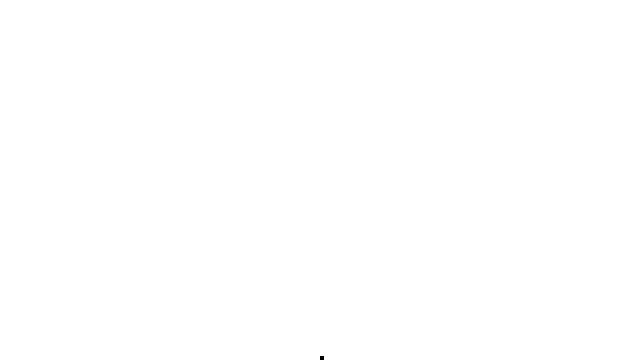
Frame 1 (no input)
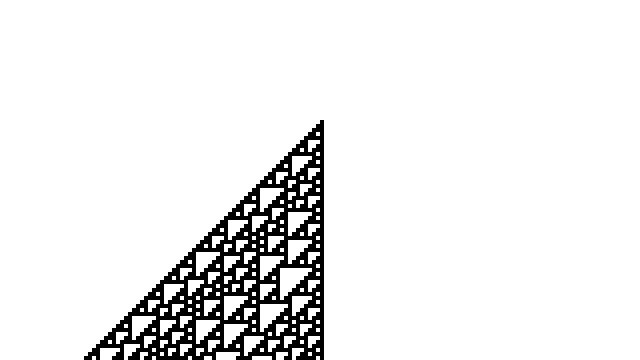
Frame 60 (the mouse pressed at the canvas centre just before this capture)
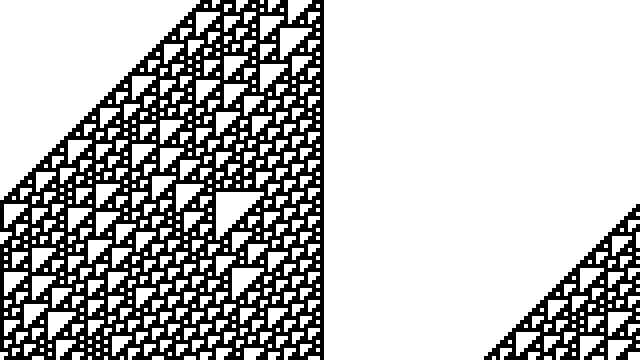
Frame 120 (the mouse held since frame 60 and released just before this capture)

The Processing sketch that drew these frames (run headless with seeded random() and noise(); from frame 60 on, the mouse is pressed at the canvas centre):

// Processing sketch: Exercise_7_04_WolframCA_scrolling
// ── Exercise_7_04_WolframCA_scrolling.pde
// The Nature of Code
// Daniel Shiffman
// http://natureofcode.com

// Wolfram Cellular Automata

// Simple demonstration of a Wolfram 1-dimensional cellular automata
// with the system scrolling by
// Also implements wrap around

CA ca;   // An object to describe a Wolfram elementary Cellular Automata


void setup() {
  size(640, 360);
  frameRate(30);
  background(255);
  //int[] ruleset = {0,1,1,1,1,0,1,1};           // Rule 222  
  //int[] ruleset = {0,1,1,1,1,1,0,1};           // Rule 190  
  //int[] ruleset = {0,1,1,1,1,0,0,0};           // Rule 30  
  int[] ruleset = {0,1,1,1,0,1,1,0};             // Rule 110  
  
  ca = new CA(ruleset);                 // Initialize CA
}

void draw() {
  ca.display();          // Draw the CA
  ca.generate();
}

// ── CA.pde
// The Nature of Code
// Daniel Shiffman
// http://natureofcode.com

// Wolfram Cellular Automata

// A class to manage the CA

class CA {

  int generation;  // How many generations?
  int[] ruleset;   // An array to store the ruleset, for example {0,1,1,0,1,1,0,1}
  int w = 4;
  int[][] matrix;  // Store a history of generations in 2D array, not just one

  int cols;
  int rows;


  CA(int[] r) {
    ruleset = r;
    cols = width/w;
    rows = height/w;
    matrix = new int[cols][rows];
    restart();
  }

  // Make a random ruleset
  void randomize() {
    for (int i = 0; i < 8; i++) {
      ruleset[i] = int(random(2));
    }
  }

  // Reset to generation 0
  void restart() {
    for (int i = 0; i < cols; i++) {
      for (int j = 0; j < rows; j++) {
        matrix[i][j] = 0;
      }
    }
    matrix[cols/2][0] = 1;    // We arbitrarily start with just the middle cell having a state of "1"
    generation = 0;
  }


  // The process of creating the new generation
  void generate() {

    // For every spot, determine new state by examing current state, and neighbor states
    // Ignore edges that only have one neighor
    for (int i = 0; i < cols; i++) {
      int left  = matrix[(i+cols-1)%cols][generation%rows];   // Left neighbor state
      int me    = matrix[i][generation%rows];       // Current state
      int right = matrix[(i+1)%cols][generation%rows];  // Right neighbor state
      matrix[i][(generation+1)%rows] = rules(left, me, right); // Compute next generation state based on ruleset
    }
    generation++;
  }

  // This is the easy part, just draw the cells, fill 255 for '1', fill 0 for '0'
  void display() {
    int offset = generation%rows;

    for (int i = 0; i < cols; i++) {
      for (int j = 0; j < rows; j++) {
        int y = j - offset;
        if (y <= 0) y = rows + y;
        if (matrix[i][j] == 1) fill(0);
        else                   fill(255);
        noStroke();
        rect(i*w, (y-1)*w, w, w);
      }
    }
  }

  // Implementing the Wolfram rules
  // This is the concise conversion to binary way
  int rules (int a, int b, int c) {
    String s = "" + a + b + c;
    int index = Integer.parseInt(s, 2);
    return ruleset[index];
  }

  // The CA is done if it reaches the bottom of the screen
  boolean finished() {
    if (generation > height/w) {
      return true;
    } 
    else {
      return false;
    }
  }
}
